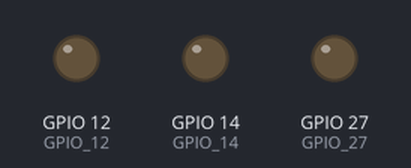
This sketch was run on a simulated ESP32. Parts: output pins drawn as LEDs (lit = HIGH).

Above: at 0.05 s.
At 1.05 s:
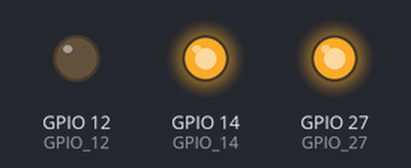
At 2.0 s:
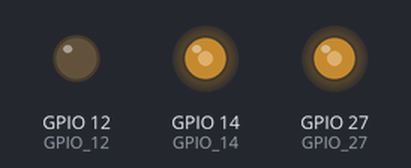
At 4.75 s:
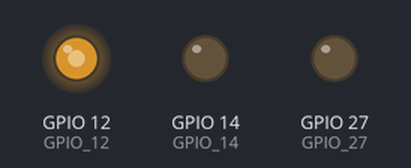
At 6.75 s:
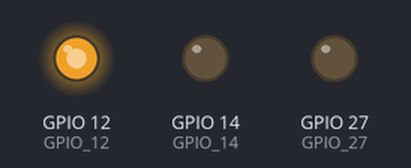
At 9.45 s:
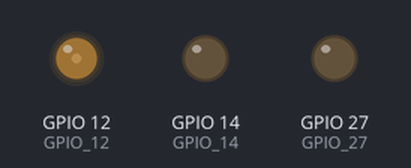
Timing chart, 0 to 13.3 s (numbered marks = the images above):
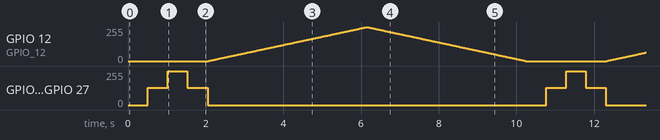

Measured:
- by itself, GPIO 14 (GPIO_14), GPIO 27 (GPIO_27): repeats every 10.3 s: 255/255 0.51 s, 128/255 0.52 s, 0/255 8.7 s, 128/255 0.51 s

The sketch:

Ejercicio_5.ino
```cpp
const int GPIO_27=27, GPIO_14=14, GPIO_12=12, FRECUENCIA_1=100000, RESOLUCION_1=8, FRECUENCIA_2=20000, RESOLUCION_2=10;
int VALOR_PWM_1=0,VALOR_PWM_2=0;

void setup()
{
 ledcSetup(0, FRECUENCIA_1, RESOLUCION_1);
 ledcAttachPin(GPIO_27, 0);
 ledcAttachPin(GPIO_14, 0);

 ledcSetup(1, FRECUENCIA_2, RESOLUCION_2);
 ledcAttachPin(GPIO_12, 1);

 pinMode(GPIO_27,OUTPUT);
 pinMode(GPIO_14,OUTPUT);
 pinMode(GPIO_12,OUTPUT);
}

void loop()
{
  for(VALOR_PWM_1=0; VALOR_PWM_1<=255; VALOR_PWM_1++)
  {
    ledcWrite(0, VALOR_PWM_1);
    delay(4);
  }
  for(VALOR_PWM_1=255; VALOR_PWM_1>=0; VALOR_PWM_1--)
  {
    ledcWrite(0, VALOR_PWM_1);
    delay(4);
  }

  for(VALOR_PWM_2=0; VALOR_PWM_2<=1023; VALOR_PWM_2++)
  {
    ledcWrite(1, VALOR_PWM_2);
    delay(4);
  }
  for(VALOR_PWM_2=1023; VALOR_PWM_2>=0; VALOR_PWM_2--)
  {
    ledcWrite(1, VALOR_PWM_2);
    delay(4);
  }

}
```
